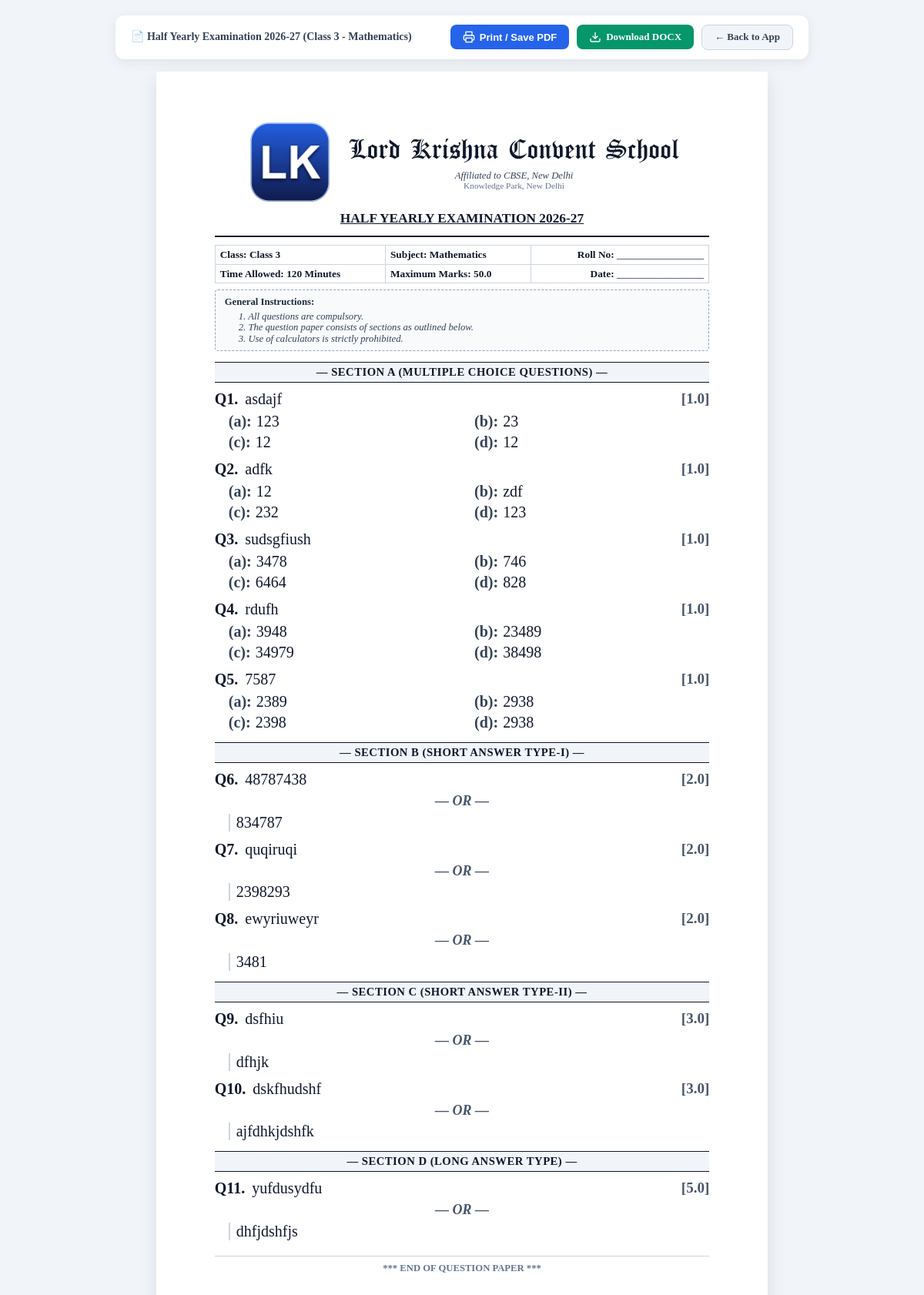
Page /paper/4/print on the committed database.
### tables this page shows
CREATE TABLE paper_blueprints (
        id INTEGER PRIMARY KEY AUTOINCREMENT,
        title TEXT NOT NULL,                         -- e.g. "Half Yearly Examination 2026-27"
        class_name TEXT NOT NULL,                    -- e.g. "Class 10"
        section TEXT NOT NULL,                       -- e.g. "A"
        subject TEXT NOT NULL,                       -- e.g. "Mathematics"
        teacher_id INTEGER,                          -- Assigned teacher ID
        duration_minutes INTEGER DEFAULT 180,        -- Duration in minutes
        total_marks REAL DEFAULT 80,                 -- Maximum marks
        general_instructions TEXT DEFAULT '',        -- General instructions text
        sections_config TEXT NOT NULL DEFAULT '[]',  -- JSON array of section blueprints
        status TEXT DEFAULT 'Assigned',              -- 'Draft', 'Assigned', 'Submitted', 'Approved'
        created_at TIMESTAMP DEFAULT CURRENT_TIMESTAMP,
        updated_at TIMESTAMP DEFAULT CURRENT_TIMESTAMP,
        FOREIGN KEY (teacher_id) REFERENCES teachers (id)
    );

CREATE TABLE school_settings (
        id INTEGER PRIMARY KEY,
        school_name TEXT NOT NULL DEFAULT 'DELHI PUBLIC SCHOOL',
        sub_title TEXT DEFAULT 'Affiliated to CBSE, New Delhi | Affiliation No. 123456',
        address TEXT DEFAULT 'Knowledge Park, Institutional Area, New Delhi - 110001',
        logo_path TEXT DEFAULT '',
        watermark_text TEXT DEFAULT 'CONFIDENTIAL',
        show_watermark INTEGER DEFAULT 0,
        font_family TEXT DEFAULT 'Calibri',
        font_size TEXT DEFAULT '11pt',
        line_spacing TEXT DEFAULT '1.15',
        page_layout TEXT DEFAULT '1-column',
        show_marks_box INTEGER DEFAULT 1,
        show_instructions INTEGER DEFAULT 1,
        header_border_style TEXT DEFAULT 'double'
    , school_name_font TEXT DEFAULT 'Old English Text MT', enable_answer_key INTEGER DEFAULT 1, wifi_enabled INTEGER DEFAULT 1, wifi_security_mode TEXT DEFAULT 'secure', wifi_passcode TEXT DEFAULT '', network_scope TEXT DEFAULT 'school_wifi', public_url TEXT DEFAULT '', logo_size INTEGER DEFAULT 80, admin_username TEXT DEFAULT 'admin', admin_password TEXT DEFAULT 'admin123', subjects TEXT DEFAULT '[]');

CREATE TABLE questions (
        id INTEGER PRIMARY KEY AUTOINCREMENT,
        blueprint_id INTEGER NOT NULL,
        section_id TEXT NOT NULL,                    -- e.g. "sec_a", "sec_b"
        section_name TEXT NOT NULL,                  -- e.g. "Section A: Multiple Choice Questions"
        question_number INTEGER NOT NULL,            -- e.g. 1, 2, 3...
        question_type TEXT NOT NULL,                 -- 'MCQ', 'VSA', 'Short_Answer', 'Long_Answer', 'Fill_Blanks', 'True_False', 'Case_Study'
        question_text TEXT NOT NULL,
        options TEXT DEFAULT '[]',                   -- JSON array of options e.g. ["Option A", "Option B", "Option C", "Option D"]
        correct_answer TEXT DEFAULT '',              -- Correct answer or answer key
        solution_explanation TEXT DEFAULT '',        -- Marking scheme / explanation
        marks REAL NOT NULL DEFAULT 1.0,
        image_path TEXT DEFAULT '',                  -- Diagram / Image if any
        or_question_text TEXT DEFAULT '',            -- Optional OR choice question
        or_image_path TEXT DEFAULT '',               -- Optional OR image
        created_at TIMESTAMP DEFAULT CURRENT_TIMESTAMP,
        updated_at TIMESTAMP DEFAULT CURRENT_TIMESTAMP,
        FOREIGN KEY (blueprint_id) REFERENCES paper_blueprints (id) ON DELETE CASCADE
    );

### app/main.py (the view)
@app.get("/paper/{blueprint_id}/print", response_class=HTMLResponse)
async def print_paper(request: Request, blueprint_id: int, answer_key: bool = False, role: Optional[str] = "admin"):
    if role == "teacher":
        raise HTTPException(status_code=403, detail="Teachers are not permitted to print or download question papers. Only school administrators have printing privileges.")
    conn = get_db()
    cursor = conn.cursor()
    cursor.execute("SELECT * FROM school_settings WHERE id = 1")
    school_row = cursor.fetchone()
    school = dict(school_row) if school_row else {}
    if answer_key and not school.get('enable_answer_key', 1):
        conn.close()
        raise HTTPException(status_code=403, detail="Answer key feature is disabled by the administrator.")
    cursor.execute("SELECT * FROM paper_blueprints WHERE id = ?", (blueprint_id,))
    bp_row = cursor.fetchone()
    if not bp_row:
        conn.close()
        raise HTTPException(status_code=404, detail="Blueprint not found")
    blueprint = dict(bp_row)
    cursor.execute("SELECT * FROM questions WHERE blueprint_id = ? ORDER BY question_number ASC", (blueprint_id,))
    q_rows = cursor.fetchall()
    conn.close()
    questions = []
    sections_map = {}
    for r in q_rows:
        q = dict(r)
        try:
            q['parsed_options'] = json.loads(q['options']) if q.get('options') else []
        except Exception:
            q['parsed_options'] = []
        sec_name = q.get('section_name') or 'Section'
        if sec_name not in sections_map:
            sections_map[sec_name] = []
        sections_map[sec_name].append(q)
        questions.append(q)
    instructions_list = [line.strip() for line in (blueprint.get('general_instructions') or '').split('\n') if line.strip()]
    return templates.TemplateResponse(request=request, name="paper_print.html", context={
        "blueprint": blueprint,
        "school": school,
        "sections_map": sections_map,
        "questions": questions,
        "instructions_list": instructions_list,
        "is_answer_key": answer_key
    })

### app/templates/paper_print.html (shortened to what this page needs)
<!DOCTYPE html>
<html lang="en">
<head>
    <link rel="stylesheet" href="https://cdn.jsdelivr.net/npm/katex@0.16.8/dist/katex.min.css">
</head>
<body>
    <div class="no-print-bar">
        <div class="bar-left">
            <span>📄 {{ blueprint.title }} ({{ blueprint.class_name }} - {{ blueprint.subject }})</span>
        </div>
        <div class="bar-actions">
            <button onclick="window.print()" class="btn btn-primary" title="Print or Save as PDF">
                <svg width="16" height="16" viewBox="0 0 24 24" fill="none" stroke="currentColor" stroke-width="2"><polyline points="6 9 6 2 18 2 18 9"></polyline><path d="M6 18H4a2 2 0 0 1-2-2v-5a2 2 0 0 1 2-2h16a2 2 0 0 1 2 2v5a2 2 0 0 1-2 2h-2"></path><rect x="6" y="14" width="12" height="8"></rect></svg>
                Print / Save PDF
            </button>
            <a href="/api/paper/{{ blueprint.id }}/docx" class="btn btn-emerald" title="Download Word DOCX file">
                <svg width="16" height="16" viewBox="0 0 24 24" fill="none" stroke="currentColor" stroke-width="2"><path d="M21 15v4a2 2 0 0 1-2 2H5a2 2 0 0 1-2-2v-4"></path><polyline points="7 10 12 15 17 10"></polyline><line x1="12" y1="15" x2="12" y2="3"></line></svg>
                Download DOCX
            </a>
            <a href="/" class="btn btn-secondary">← Back to App</a>
        </div>
    </div>
    <div class="paper-sheet">
        <div class="paper-content">
            <div class="school-header">
                <div class="header-with-logo">
                    {% if school.logo_path %}
                    <img src="/{{ school.logo_path }}" alt="Logo" class="school-logo">
                    {% endif %}
                    <div>
                        <h1 class="school-title">{{ school.school_name }}</h1>
                        {% if school.sub_title %}
                        <div class="school-subtitle">{{ school.sub_title }}</div>
                        {% endif %}
                        {% if school.address %}
                        <div class="school-address">{{ school.address }}</div>
                        {% endif %}
                    </div>
                </div>
                <div class="exam-heading">
                    {{ blueprint.title }}
                </div>
            </div>
            <table class="details-table">
                <tr>
                    <td><strong>Class:</strong> <span class="bold-val">{{ blueprint.class_name }}</span></td>
                    <td><strong>Subject:</strong> <span class="bold-val">{{ blueprint.subject }}</span></td>
                    <td style="text-align: right;"><strong>Roll No:</strong> _________________</td>
                </tr>
                <tr>
                    <td><strong>Time Allowed:</strong> <span class="bold-val">{{ blueprint.duration_minutes }} Minutes</span></td>
                    <td><strong>Maximum Marks:</strong> <span class="bold-val">{{ blueprint.total_marks }}</span></td>
                    <td style="text-align: right;"><strong>Date:</strong> _________________</td>
                </tr>
            </table>
            {% if blueprint.general_instructions and not is_answer_key and school.show_instructions %}
            <div class="instructions-box">
                <div class="instructions-title">General Instructions:</div>
                <div class="instructions-list">
                    {% for line in instructions_list %}
                    <div>{{ line }}</div>
                    {% endfor %}
                </div>
            </div>
            {% endif %}
            <div class="questions-container">
                {% for sec_name, sec_questions in sections_map.items() %}
                <div class="section-header">― {{ sec_name }} ―</div>
                {% for q in sec_questions %}
                <div class="question-card">
                    <div class="q-header">
                        <div class="q-text-wrapper">
                            <span class="q-num">Q{{ q.question_number }}.</span>
                            <span class="q-text">{{ q.question_text }}</span>
                        </div>
                        <div class="q-marks">[{{ q.marks }}]</div>
                    </div>
                    {% if q.question_type == 'MCQ' and q.parsed_options %}
                    <div class="options-grid">
                        {% for opt in q.parsed_options %}
                        <div class="option-item">
                            <span class="opt-label">({{ ['a','b','c','d','e','f'][loop.index0] if loop.index0 < 6 else loop.index }}):</span>
                            <span>{{ opt }}</span>
                        </div>
                        {% endfor %}
                    </div>
                    {% endif %}
                    {% if q.or_question_text %}
                    <div class="or-divider">― OR ―</div>
                    <div class="or-content">
                        <div class="q-text">{{ q.or_question_text }}</div>
                    </div>
                    {% endif %}
                </div>
                {% endfor %}
                {% endfor %}
            </div>
            <div class="end-paper">
                *** END OF QUESTION PAPER ***
            </div>
        </div>
    </div>
</body>
</html>

### rows in the picture
paper_blueprints: title "Half Yearly Examination 2026-27", class_name "Class 3", subject "Mathematics", title "HALF YEARLY EXAMINATION 2026-27", duration_minutes "120", total_marks "50.0"
school_settings: logo_path (picture), school_name "Lord Krishna Convent School", sub_title "Affiliated to CBSE, New Delhi", address "Knowledge Park, New Delhi"
questions: section_name "SECTION A (MULTIPLE CHOICE QUESTIONS)", question_number "1", question_text "asdajf", marks "1.0", index0 "a" "b" "c" "d", parsed_options "123" "23" "12" "12"
questions: question_number "2", question_text "adfk", marks "1.0", index0 "a" "b" "c" "d", parsed_options "12" "zdf" "232" "123"
questions: question_number "3", question_text "sudsgfiush", marks "1.0", index0 "a" "b" "c" "d", parsed_options "3478" "746" "6464" "828"
questions: question_number "4", question_text "rdufh", marks "1.0", index0 "a" "b" "c" "d", parsed_options "3948" "23489" "34979" "38498"
questions: question_number "5", question_text "7587", marks "1.0", index0 "a" "b" "c" "d", parsed_options "2389" "2938" "2398" "2938"
questions: section_name "SECTION B (SHORT ANSWER TYPE-I)", question_number "6", question_text "48787438", marks "2.0", or_question_text "834787"
questions: question_number "7", question_text "quqiruqi", marks "2.0", or_question_text "2398293"
questions: question_number "8", question_text "ewyriuweyr", marks "2.0", or_question_text "3481"
questions: section_name "SECTION C (SHORT ANSWER TYPE-II)", question_number "9", question_text "dsfhiu", marks "3.0", or_question_text "dfhjk"
questions: question_number "10", question_text "dskfhudshf", marks "3.0", or_question_text "ajfdhkjdshfk"
questions: section_name "SECTION D (LONG ANSWER TYPE)", question_number "11", question_text "yufdusydfu", marks "5.0", or_question_text "dhfjdshfjs"

### other values in the picture
{{ line }} "1. All questions are compulsory." "2. The question paper consists of sections as outlined below." "3. Use of calculators is strictly prohibited."
